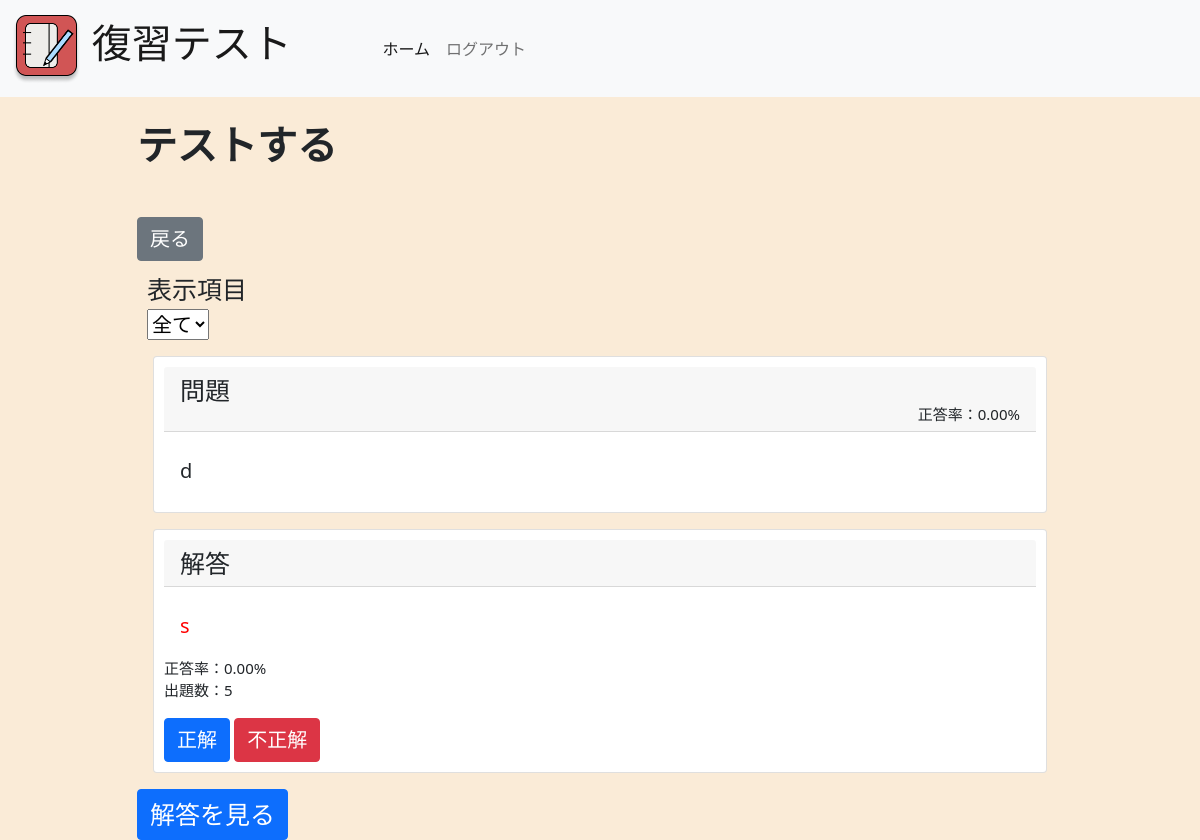
Before: /exam/ (signed in) with the older database file.
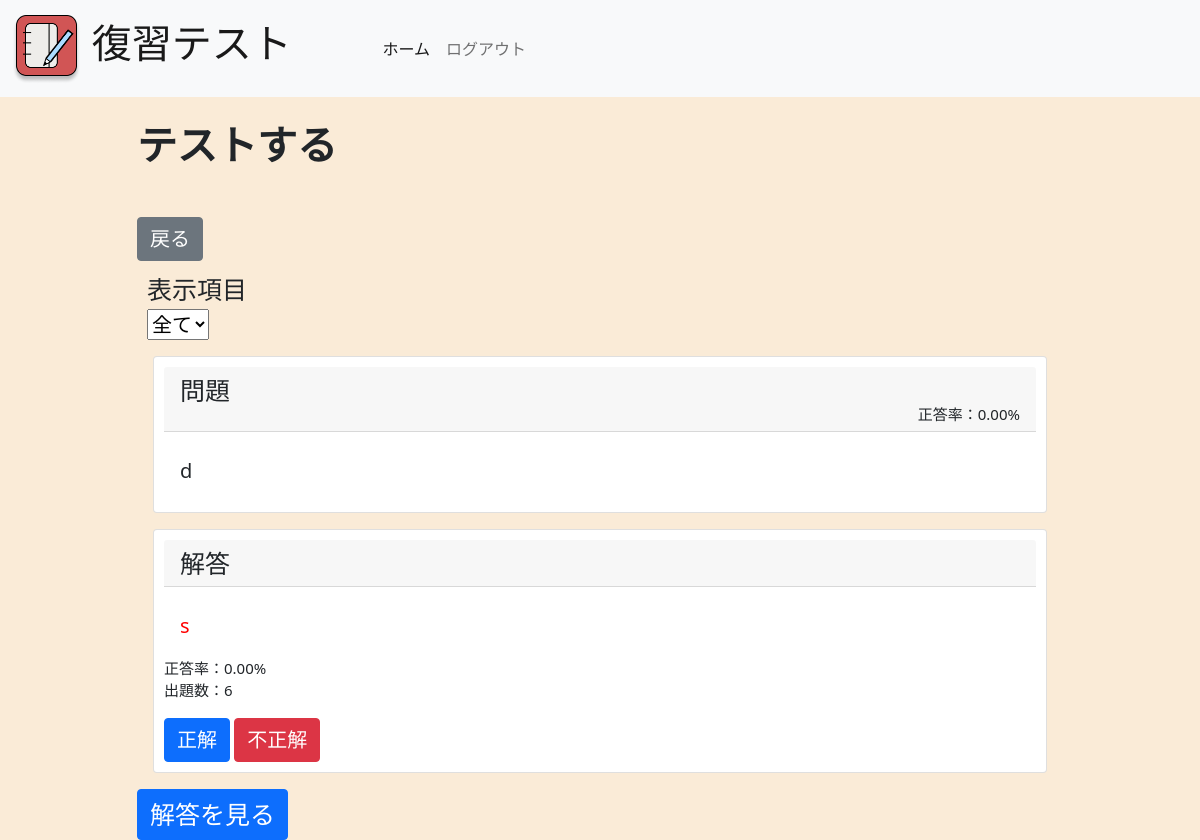
After: the same page with the newer database file.
### test/models.py (models this page shows)
class Test(models.Model):
  subject = models.CharField(max_length=255, default='')
  que = models.CharField(max_length=255)
  ans = models.CharField(max_length=255)
  total = models.IntegerField(default=0)
  correct = models.IntegerField(default=0)
  percent = models.IntegerField(default=0)
  user = models.ForeignKey(User, default=1, on_delete=models.CASCADE)
  visibility = models.CharField(max_length=20, default='private')

### test/views.py (the view, shortened to what this page needs)
# urls.py: path("exam/", views.exam, name="exam"),
def exam(request):
  if request.method == 'GET':
    param={}
    test = Test.objects.filter(user=request.user).order_by('?').first()
    subjects = Test.objects.filter(user=request.user).distinct().values_list('subject', flat=True)
    param['test']=test
    param['subjects']=subjects
    return render(request, 'exam.html', param)

### test/templates/exam.html (shortened to what this page needs)
{% extends 'base.html' %}
{% block content %}
<h1 style="font-size: 40px; margin-bottom: 3rem;"><b>テストする</b></h1>
<form method="get" action="{% url 'test:index' %}">
  <button type="submit" class="btn btn-secondary" style="font-size: 20px;">戻る</button>
</form>
<div style="margin: 10px;">
  <div style="font-size: 25px;">表示項目</div>
  <select style="font-size: 20px;">
    <option value="" selected>全て</option>
  </select>
</div>
<div class="card" style="margin: 1rem; padding: 10px;">
  <h5 class="card-header">
    <div style="font-size: 25px;">問題</div>
    <div style="text-align: right; font-size: 15px;">正答率：{{test.percent|floatformat:2}}%</div>
  </h5>
  <div class="card-body">
    <p class="card-text" style="font-size: 20px;">{{test.que}}</p>
  </div>
</div>
<div id="app">
  <div v-show="!isActive">
    <div class="card" style="margin: 1rem; padding: 10px;">
      <h5 class="card-header" style="font-size: 25px;">解答</h5>
      <div class="card-body">
        <p class="card-text" style="color: red; font-size: 20px;">{{test.ans}}</p>
      </div>
      <p class="info">
        正答率：{{test.percent|floatformat:2}}%<br>
        出題数：{{test.total}}
      </p>
      <form method="post" action="{%url 'test:exam' %}">
        <button type="submit" class="btn btn-primary" name="correct" style="font-size: 20px;">正解</button>
        <button type="submit" class="btn btn-danger" name="uncorrect" style="font-size: 20px;">不正解</button>
      </form>
    </div>
  </div>
  <button type="submit" class="btn btn-primary" @click="changeShow" style="font-size: 25px;">解答を見る</button>
</div>
{% endblock %}

Changed rows visible on the page:
changed Test: total "5" → "6"
